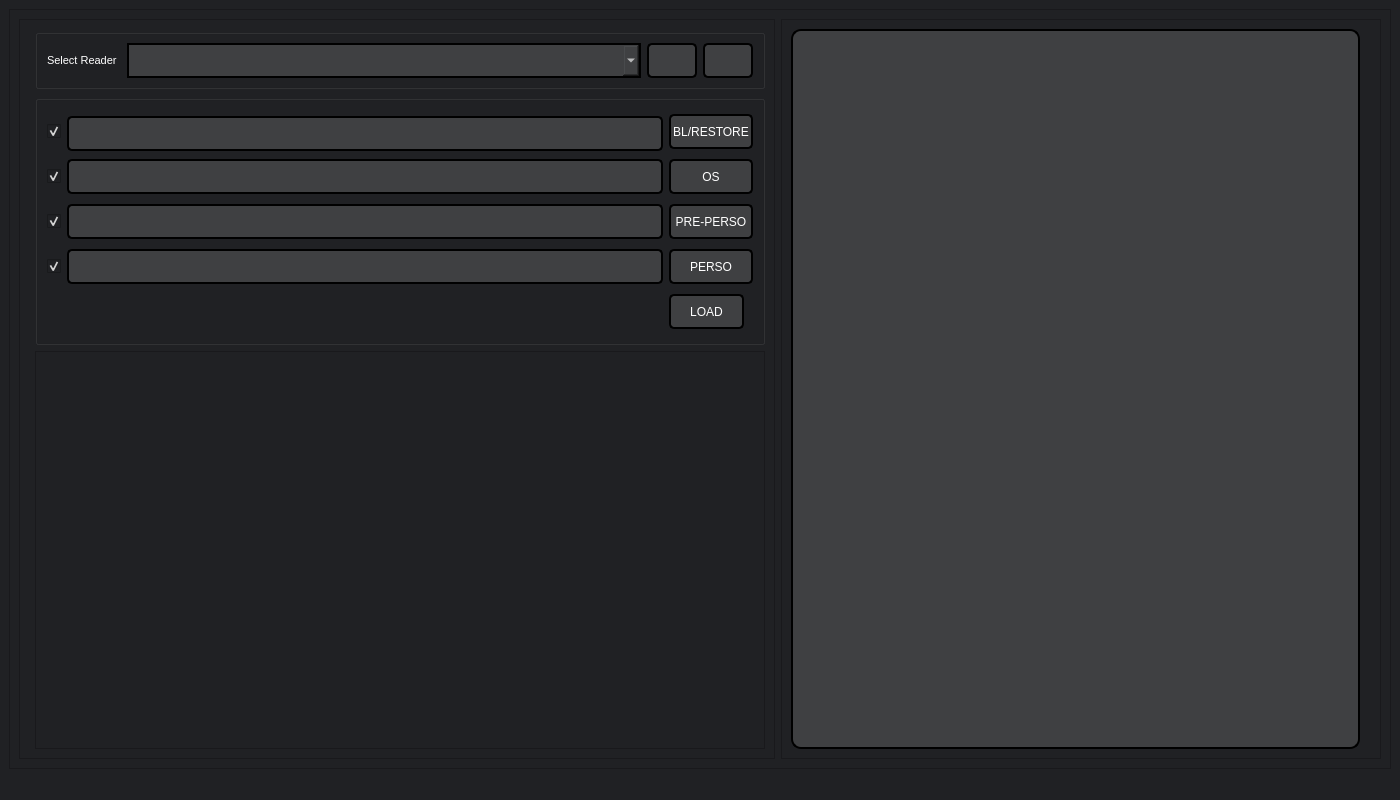
<?xml version="1.0" encoding="UTF-8"?>
<ui version="4.0">
 <class>MainWindow</class>
 <widget class="QMainWindow" name="MainWindow">
  <property name="geometry">
   <rect>
    <x>0</x>
    <y>0</y>
    <width>1400</width>
    <height>800</height>
   </rect>
  </property>
  <property name="maximumSize">
   <size>
    <width>1500</width>
    <height>800</height>
   </size>
  </property>
  <property name="windowTitle">
   <string>MainWindow</string>
  </property>
  <property name="windowIcon">
   <iconset>
    <normaloff>../../pysim/resources/stc_png.png</normaloff>../../pysim/resources/stc_png.png</iconset>
  </property>
  <property name="styleSheet">
   <string notr="true">
background-color:rgba(32,33,36,255);
color:white;
</string>
  </property>
  <widget class="QWidget" name="centralwidget">
   <layout class="QGridLayout" name="gridLayout">
    <item row="0" column="0">
     <widget class="QFrame" name="frame">
      <property name="frameShape">
       <enum>QFrame::StyledPanel</enum>
      </property>
      <property name="frameShadow">
       <enum>QFrame::Raised</enum>
      </property>
      <layout class="QGridLayout" name="gridLayout_2">
       <property name="leftMargin">
        <number>9</number>
       </property>
       <property name="topMargin">
        <number>9</number>
       </property>
       <item row="0" column="0">
        <widget class="QFrame" name="frame_2">
         <property name="maximumSize">
          <size>
           <width>16777215</width>
           <height>16777215</height>
          </size>
         </property>
         <property name="styleSheet">
          <string notr="true"/>
         </property>
         <property name="frameShape">
          <enum>QFrame::StyledPanel</enum>
         </property>
         <property name="frameShadow">
          <enum>QFrame::Raised</enum>
         </property>
         <layout class="QGridLayout" name="gridLayout_8">
          <property name="leftMargin">
           <number>15</number>
          </property>
          <item row="1" column="0">
           <widget class="QGroupBox" name="groupBox_reader">
            <property name="maximumSize">
             <size>
              <width>1200</width>
              <height>60</height>
             </size>
            </property>
            <property name="title">
             <string/>
            </property>
            <layout class="QGridLayout" name="gridLayout_5">
             <property name="topMargin">
              <number>0</number>
             </property>
             <property name="bottomMargin">
              <number>0</number>
             </property>
             <item row="0" column="0">
              <widget class="QLabel" name="reader_label">
               <property name="maximumSize">
                <size>
                 <width>74</width>
                 <height>16777215</height>
                </size>
               </property>
               <property name="font">
                <font>
                 <pointsize>8</pointsize>
                </font>
               </property>
               <property name="text">
                <string>Select Reader</string>
               </property>
              </widget>
             </item>
             <item row="0" column="3">
              <widget class="QPushButton" name="reader_refresh">
               <property name="maximumSize">
                <size>
                 <width>50</width>
                 <height>50</height>
                </size>
               </property>
               <property name="cursor">
                <cursorShape>PointingHandCursor</cursorShape>
               </property>
               <property name="styleSheet">
                <string notr="true">#reader_refresh{background-color: rgba(63,64,66,255);
font: 600 9pt &quot;Segoe UI&quot;;
height:26px;
width:80px;
border-radius:5px;
border:2px solid black;
}
#reader_refresh:hover{

background-color:rgba(32,33,36,255);
}</string>
               </property>
               <property name="text">
                <string/>
               </property>
               <property name="icon">
                <iconset>
                 <normaloff>../resources/refresh.ico</normaloff>../resources/refresh.ico</iconset>
               </property>
              </widget>
             </item>
             <item row="0" column="1">
              <widget class="QComboBox" name="reader_comboBox">
               <property name="minimumSize">
                <size>
                 <width>500</width>
                 <height>30</height>
                </size>
               </property>
               <property name="maximumSize">
                <size>
                 <width>16777215</width>
                 <height>35</height>
                </size>
               </property>
               <property name="styleSheet">
                <string notr="true">QComboBox#reader_comboBox{
    border:                 none;
 background-color: rgba(63,64,66,255);
color:                      white;
    font-weight:            bold;
    padding:                    5px;

border:2px solid black;
}
QComboBox#reader_comboBox:hover{

background-color:rgba(32,33,36,255);

}
QListView{
    border:                 none;
    color:                     white;
    background-color: rgba(63,64,66,255);
    font-weight:            bold;
    selection-background-color: rgb(0, 144, 196);
    show-decoration-selected: 1;
    margin-left:                -10px;
    padding-left    :           15px;
}
QListView::item:hover{

    background-color:   rgb(0, 144, 196);
    border:                 none;
}


</string>
               </property>
              </widget>
             </item>
             <item row="0" column="2">
              <widget class="QPushButton" name="reader_connection">
               <property name="minimumSize">
                <size>
                 <width>0</width>
                 <height>25</height>
                </size>
               </property>
               <property name="maximumSize">
                <size>
                 <width>50</width>
                 <height>50</height>
                </size>
               </property>
               <property name="cursor">
                <cursorShape>PointingHandCursor</cursorShape>
               </property>
               <property name="styleSheet">
                <string notr="true">#reader_connection{background-color: rgba(63,64,66,255);
font: 600 9pt &quot;Segoe UI&quot;;
height:26px;
width:80px;
border-radius:5px;
border:2px solid black;
}
#reader_connection:hover{

background-color:rgba(32,33,36,255);
}</string>
               </property>
               <property name="text">
                <string/>
               </property>
               <property name="icon">
                <iconset>
                 <normaloff>../resources/connect.ico</normaloff>../resources/connect.ico</iconset>
               </property>
              </widget>
             </item>
            </layout>
           </widget>
          </item>
          <item row="2" column="0">
           <widget class="QGroupBox" name="groupBox_files">
            <property name="sizePolicy">
             <sizepolicy hsizetype="Preferred" vsizetype="Preferred">
              <horstretch>0</horstretch>
              <verstretch>0</verstretch>
             </sizepolicy>
            </property>
            <property name="maximumSize">
             <size>
              <width>1200</width>
              <height>250</height>
             </size>
            </property>
            <property name="title">
             <string/>
            </property>
            <property name="alignment">
             <set>Qt::AlignRight|Qt::AlignTop|Qt::AlignTrailing</set>
            </property>
            <layout class="QGridLayout" name="gridLayout_3">
             <item row="0" column="0">
              <widget class="QCheckBox" name="pre_os_check_box">
               <property name="text">
                <string/>
               </property>
               <property name="checked">
                <bool>true</bool>
               </property>
              </widget>
             </item>
             <item row="0" column="1">
              <widget class="QLineEdit" name="pre_os_path">
               <property name="minimumSize">
                <size>
                 <width>0</width>
                 <height>35</height>
                </size>
               </property>
               <property name="maximumSize">
                <size>
                 <width>16777215</width>
                 <height>30</height>
                </size>
               </property>
               <property name="styleSheet">
                <string notr="true">#pre_os_path{
background-color: rgba(63,64,66,255);
border-radius:5px;
height:26px;
border:2px solid black;
padding-left:5px;
}
#pre_os_path:hover{
border:2px solid black;
}
</string>
               </property>
              </widget>
             </item>
             <item row="0" column="2">
              <widget class="QPushButton" name="pre_os_browse_button">
               <property name="minimumSize">
                <size>
                 <width>0</width>
                 <height>25</height>
                </size>
               </property>
               <property name="maximumSize">
                <size>
                 <width>16777215</width>
                 <height>50</height>
                </size>
               </property>
               <property name="cursor">
                <cursorShape>PointingHandCursor</cursorShape>
               </property>
               <property name="styleSheet">
                <string notr="true">#pre_os_browse_button{background-color: rgba(63,64,66,255);
font: 600 9pt &quot;Segoe UI&quot;;
height:26px;
width:80px;
border-radius:5px;
border:2px solid black;
}
#pre_os_browse_button:hover{

background-color:rgba(32,33,36,255);
}</string>
               </property>
               <property name="text">
                <string>BL/RESTORE</string>
               </property>
              </widget>
             </item>
             <item row="1" column="0">
              <widget class="QCheckBox" name="os_sys_check_box">
               <property name="text">
                <string/>
               </property>
               <property name="checked">
                <bool>true</bool>
               </property>
              </widget>
             </item>
             <item row="1" column="1">
              <widget class="QLineEdit" name="op_sys_path">
               <property name="minimumSize">
                <size>
                 <width>0</width>
                 <height>35</height>
                </size>
               </property>
               <property name="styleSheet">
                <string notr="true">#op_sys_path{
background-color: rgba(63,64,66,255);
border-radius:5px;
height:26px;
border:2px solid black;
padding-left:5px;
}
#op_sys_path:hover{
border:2px solid black;
}
</string>
               </property>
              </widget>
             </item>
             <item row="1" column="2">
              <widget class="QPushButton" name="op_sys_browse_button">
               <property name="minimumSize">
                <size>
                 <width>0</width>
                 <height>0</height>
                </size>
               </property>
               <property name="maximumSize">
                <size>
                 <width>16777215</width>
                 <height>50</height>
                </size>
               </property>
               <property name="cursor">
                <cursorShape>PointingHandCursor</cursorShape>
               </property>
               <property name="styleSheet">
                <string notr="true">#op_sys_browse_button{background-color: rgba(63,64,66,255);
font: 600 9pt &quot;Segoe UI&quot;;
height:26px;
width:80px;
border-radius:5px;
border:2px solid black;
}
#op_sys_browse_button:hover{

background-color:rgba(32,33,36,255);
}</string>
               </property>
               <property name="text">
                <string>OS</string>
               </property>
              </widget>
             </item>
             <item row="2" column="0">
              <widget class="QCheckBox" name="pre_perso_check_box">
               <property name="text">
                <string/>
               </property>
               <property name="checked">
                <bool>true</bool>
               </property>
              </widget>
             </item>
             <item row="2" column="1">
              <widget class="QLineEdit" name="pre_perso_path">
               <property name="minimumSize">
                <size>
                 <width>0</width>
                 <height>35</height>
                </size>
               </property>
               <property name="styleSheet">
                <string notr="true">#pre_perso_path{
background-color: rgba(63,64,66,255);
border-radius:5px;
height:26px;
border:2px solid black;
padding-left:5px;
}
#pre_perso_path:hover{
border:2px solid black;
}
</string>
               </property>
              </widget>
             </item>
             <item row="2" column="2">
              <widget class="QPushButton" name="pre_perso_browse_button">
               <property name="minimumSize">
                <size>
                 <width>0</width>
                 <height>0</height>
                </size>
               </property>
               <property name="maximumSize">
                <size>
                 <width>16777215</width>
                 <height>50</height>
                </size>
               </property>
               <property name="cursor">
                <cursorShape>PointingHandCursor</cursorShape>
               </property>
               <property name="styleSheet">
                <string notr="true">#pre_perso_browse_button{background-color: rgba(63,64,66,255);
font: 600 9pt &quot;Segoe UI&quot;;
height:26px;
width:80px;
border-radius:5px;
border:2px solid black;
}
#pre_perso_browse_button:hover{

background-color:rgba(32,33,36,255);
}</string>
               </property>
               <property name="text">
                <string>PRE-PERSO</string>
               </property>
              </widget>
             </item>
             <item row="3" column="0">
              <widget class="QCheckBox" name="perso_check_box">
               <property name="text">
                <string/>
               </property>
               <property name="checked">
                <bool>true</bool>
               </property>
              </widget>
             </item>
             <item row="3" column="1">
              <widget class="QLineEdit" name="perso_path">
               <property name="minimumSize">
                <size>
                 <width>0</width>
                 <height>35</height>
                </size>
               </property>
               <property name="styleSheet">
                <string notr="true">#perso_path{
background-color: rgba(63,64,66,255);
border-radius:5px;
height:26px;
border:2px solid black;
padding-left:5px;
}
#perso_path:hover{
border:2px solid black;
}
</string>
               </property>
              </widget>
             </item>
             <item row="3" column="2">
              <widget class="QPushButton" name="perso_browse_button">
               <property name="minimumSize">
                <size>
                 <width>0</width>
                 <height>0</height>
                </size>
               </property>
               <property name="maximumSize">
                <size>
                 <width>16777215</width>
                 <height>50</height>
                </size>
               </property>
               <property name="cursor">
                <cursorShape>PointingHandCursor</cursorShape>
               </property>
               <property name="styleSheet">
                <string notr="true">#perso_browse_button{background-color: rgba(63,64,66,255);
font: 600 9pt &quot;Segoe UI&quot;;
height:26px;
width:80px;
border-radius:5px;
border:2px solid black;
}
#perso_browse_button:hover{

background-color:rgba(32,33,36,255);
}</string>
               </property>
               <property name="text">
                <string>PERSO</string>
               </property>
              </widget>
             </item>
             <item row="4" column="2">
              <widget class="QPushButton" name="load_button">
               <property name="minimumSize">
                <size>
                 <width>0</width>
                 <height>0</height>
                </size>
               </property>
               <property name="maximumSize">
                <size>
                 <width>75</width>
                 <height>35</height>
                </size>
               </property>
               <property name="cursor">
                <cursorShape>PointingHandCursor</cursorShape>
               </property>
               <property name="styleSheet">
                <string notr="true">#load_button{background-color: rgba(63,64,66,255);
font: 600 9pt &quot;Segoe UI&quot;;
height:26px;
width:80px;
border-radius:5px;
border:2px solid black;
}
#load_button:hover{

background-color:rgba(32,33,36,255);
}</string>
               </property>
               <property name="text">
                <string>LOAD</string>
               </property>
              </widget>
             </item>
            </layout>
           </widget>
          </item>
          <item row="3" column="0">
           <widget class="QFrame" name="frame_4">
            <property name="frameShape">
             <enum>QFrame::StyledPanel</enum>
            </property>
            <property name="frameShadow">
             <enum>QFrame::Raised</enum>
            </property>
           </widget>
          </item>
         </layout>
        </widget>
       </item>
       <item row="0" column="1">
        <widget class="QFrame" name="frame_3">
         <property name="minimumSize">
          <size>
           <width>0</width>
           <height>0</height>
          </size>
         </property>
         <property name="maximumSize">
          <size>
           <width>600</width>
           <height>16777215</height>
          </size>
         </property>
         <property name="styleSheet">
          <string notr="true"/>
         </property>
         <property name="frameShape">
          <enum>QFrame::StyledPanel</enum>
         </property>
         <property name="frameShadow">
          <enum>QFrame::Raised</enum>
         </property>
         <layout class="QGridLayout" name="gridLayout_7">
          <property name="rightMargin">
           <number>20</number>
          </property>
          <item row="0" column="0">
           <widget class="QTextEdit" name="textEdit">
            <property name="styleSheet">
             <string notr="true">QTextEdit{
background-color: rgba(63,64,66,255);
font: 550 9pt &quot;Segoe UI&quot;;
color:White;
border-radius:10px;
border:2px solid black;
}</string>
            </property>
            <property name="lineWrapMode">
             <enum>QTextEdit::NoWrap</enum>
            </property>
            <property name="readOnly">
             <bool>true</bool>
            </property>
            <property name="textInteractionFlags">
             <set>Qt::LinksAccessibleByKeyboard|Qt::LinksAccessibleByMouse|Qt::TextBrowserInteraction|Qt::TextSelectableByKeyboard|Qt::TextSelectableByMouse</set>
            </property>
           </widget>
          </item>
         </layout>
        </widget>
       </item>
      </layout>
     </widget>
    </item>
   </layout>
  </widget>
  <widget class="QStatusBar" name="statusbar"/>
  <widget class="QMenuBar" name="menubar">
   <property name="geometry">
    <rect>
     <x>0</x>
     <y>0</y>
     <width>1400</width>
     <height>21</height>
    </rect>
   </property>
  </widget>
  <action name="Contact_Reader_0">
   <property name="text">
    <string>JAVACOS Virtual Contact Reader 0</string>
   </property>
  </action>
  <action name="Contactless_Reader_1">
   <property name="text">
    <string>JAVACOS Virtual Contactless Reader 1</string>
   </property>
  </action>
  <action name="Smart_Card_Reader_USB_0">
   <property name="text">
    <string>OMNIKEY Smart Card Reader USB 0</string>
   </property>
  </action>
 </widget>
 <resources/>
 <connections/>
</ui>
